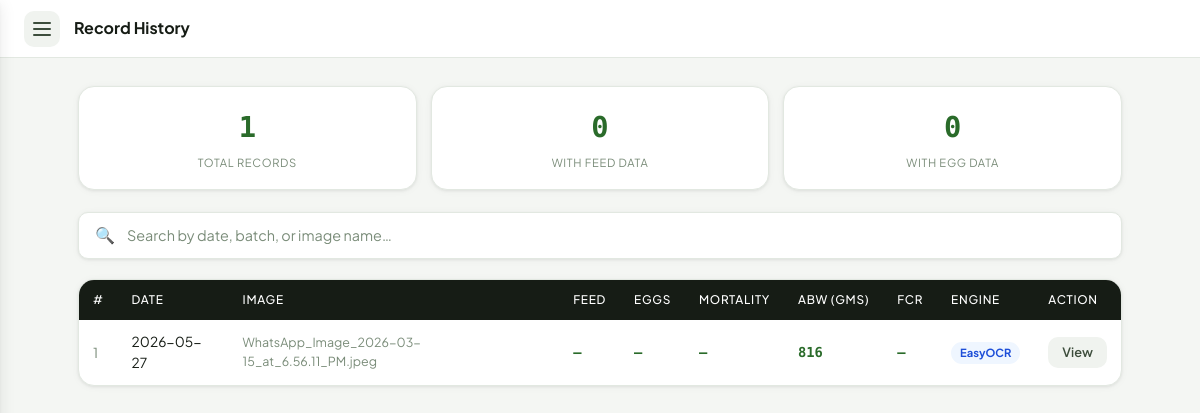
Screenshot of /history (signed in) with the database file from the repository.
### tables this page shows
CREATE TABLE records (
    id            INTEGER PRIMARY KEY AUTOINCREMENT,
    user_id       INTEGER NOT NULL REFERENCES users(id) ON DELETE CASCADE,
    image_name    TEXT,
    ocr_engine    TEXT,
    elapsed       REAL,
    -- Daily record fields
    feed          INTEGER,
    eggs          INTEGER,
    mortality     INTEGER,
    birds         INTEGER,
    date_field    TEXT,
    batch         TEXT,
    -- Growth register fields
    latest_abw    INTEGER,
    latest_fcr    REAL,
    abw_values    TEXT,   -- JSON array
    fcr_values    TEXT,   -- JSON array
    medicine_notes TEXT,  -- JSON array
    -- Raw text
    raw_text      TEXT,
    cleaned_text  TEXT,
    formatted     TEXT,
    -- Timestamps
    created_at    TEXT NOT NULL DEFAULT (strftime('%Y-%m-%d %H:%M:%S', 'now')),
    updated_at    TEXT NOT NULL DEFAULT (strftime('%Y-%m-%d %H:%M:%S', 'now'))
);

### app.py (the view)
@app.route("/history")
@login_required
def history():
    records = get_user_records(get_db(), session["user_id"], limit=100)
    return render_template("history.html", records=records,
                           user=session["username"])

### app.py (called while the page is built)
def login_required(f):
    @wraps(f)
    def dec(*a, **kw):
        if "user_id" not in session:
            flash("Please log in to continue.", "info")
            return redirect(url_for("login"))
        return f(*a, **kw)
    return dec

### database.py (called while the page is built)
def _connect() -> sqlite3.Connection:
    conn = sqlite3.connect(DB_PATH)
    conn.row_factory = sqlite3.Row   # rows behave like dicts
    return conn

def get_db() -> sqlite3.Connection:
    if 'db' not in g:
        g.db = _connect()
    return g.db

def get_user_records(db, user_id: int, limit: int = 50) -> list:
    rows = db.execute(
        "SELECT * FROM records WHERE user_id = ? ORDER BY created_at DESC LIMIT ?",
        [user_id, limit]
    ).fetchall()
    return [_deserialise_record(r) for r in rows]

def _deserialise_record(row) -> dict:
    d = dict(row)
    for key in ('abw_values', 'fcr_values', 'medicine_notes'):
        if d.get(key):
            try:
                d[key] = json.loads(d[key])
            except (json.JSONDecodeError, TypeError):
                d[key] = []
        else:
            d[key] = []
    return d

### templates/history.html (shortened to what this page needs)
{% extends "base.html" %}
{% block page_title %}Record History{% endblock %}
{% block content %}
<div class="stats-row">
  <div class="stat-box">
    <div class="sv">{{ records|length }}</div>
    <div class="sl">Total Records</div>
  </div>
  <div class="stat-box">
    <div class="sv">{{ records|selectattr('feed')|list|length }}</div>
    <div class="sl">With Feed Data</div>
  </div>
  <div class="stat-box">
    <div class="sv">{{ records|selectattr('eggs')|list|length }}</div>
    <div class="sl">With Egg Data</div>
  </div>
</div>
<div class="search-bar">
  <span>🔍</span>
  <input type="text" id="searchInput" placeholder="Search by date, batch, or image name…" oninput="filterRows()"/>
</div>
{% if records %}
<div class="card" style="overflow:hidden">
  <div style="overflow-x:auto">
    <table>
      <thead>
        <tr>
          <th>#</th>
          <th>Date</th>
          <th>Image</th>
          <th>Feed</th>
          <th>Eggs</th>
          <th>Mortality</th>
          <th>ABW (gms)</th>
          <th>FCR</th>
          <th>Engine</th>
          <th>Action</th>
        </tr>
      </thead>
      <tbody id="histBody">
        {% for rec in records %}
        <tr class="hist-row"
            data-search="{{ (rec.date_field or '') ~ ' ' ~ (rec.batch or '') ~ ' ' ~ (rec.image_name or '') | lower }}"
            onclick="loadRecord({{ rec.id }})">
          <td style="color:var(--ink3)">{{ loop.index }}</td>
          <td>{{ rec.date_field or rec.created_at[:10] or '—' }}</td>
          <td style="font-size:.78rem;color:var(--ink3)">{{ rec.image_name or '—' }}</td>
          <td class="mono">{{ rec.feed if rec.feed is not none else '—' }}</td>
          <td class="mono">{{ rec.eggs if rec.eggs is not none else '—' }}</td>
          <td class="mono">{{ rec.mortality if rec.mortality is not none else '—' }}</td>
          <td class="mono">{{ rec.latest_abw if rec.latest_abw is not none else '—' }}</td>
          <td class="mono">{{ rec.latest_fcr if rec.latest_fcr is not none else '—' }}</td>
          <td><span class="chip chip-b">{{ rec.ocr_engine or '—' }}</span></td>
          <td onclick="event.stopPropagation()">
            <a href="{{ url_for('history_detail', record_id=rec.id) }}"
               class="btn btn-ghost btn-sm">View</a>
          </td>
        </tr>
        {% endfor %}
      </tbody>
    </table>
  </div>
</div>
{% else %}
<div class="empty-state">
  <div class="es-icon">📭</div>
  <h3>No records yet</h3>
  <p>Upload a register image from the <a href="{{ url_for('dashboard') }}" style="color:var(--accent);font-weight:600">Dashboard</a> to get started.</p>
</div>
{% endif %}
{% endblock %}

### templates/base.html (shortened to what this page needs)
<!DOCTYPE html>
<html lang="en" data-theme="light">
<head>
</head>
<body>
{% if session.username %}
<header class="topbar">
  <div class="topbar-left">
    <button class="hamburger" onclick="toggleSidebar()" aria-label="Open menu">
      <span></span><span></span><span></span>
    </button>
    <div class="topbar-title">{% block page_title %}{% endblock %}</div>
  </div>
</header>
<main>
  <div class="page">
    {% block content %}{% endblock %}
  </div>
</main>
{% else %}
{% block auth_content %}{% endblock %}
{% endif %}
</body>
</html>

### templates/base.html (style rules this page uses)
:root { --bg: #F4F6F3; --surface: #FFFFFF; --surface2: #F0F3EF; --border: #E2E8E1; --border2: #CDD6CC; --ink: #161C15; --ink2: #3D4D3C; --ink3: #7A8C79; --accent: #2A6B2A; --accent-lt:#EBF4EB; --accent-mid:#4CAF50; --amber: #D97706; --amber-lt: #FFFBEB; --red: #DC2626; --red-lt: #FEF2F2; --blue: #1D4ED8; --blue-lt: #EFF6FF; --sidebar-w: 260px; --topbar-h: 58px; --r: 10px; --r-lg: 16px; --shadow: 0 1px 3px rgba(0,0,0,.07),0 1px 8px rgba(0,0,0,.04); --shadow-md: 0 4px 16px rgba(0,0,0,.09),0 2px 4px rgba(0,0,0,.04); --font: 'Plus Jakarta Sans', sans-serif; --mono: 'Fira Code', monospace; }
*,*::before,*::after { box-sizing:border-box;margin:0;padding:0; }
body { font-family:var(--font);background:var(--bg);color:var(--ink);min-height:100vh;line-height:1.55;transition:background .3s,color .3s; }
.topbar { height:var(--topbar-h);background:var(--surface);border-bottom:1px solid var(--border);display:flex;align-items:center;justify-content:space-between;padding:0 24px;position:sticky;top:0;z-index:100; }
.topbar-left { display:flex;align-items:center;gap:14px; }
.hamburger { width:36px;height:36px;border:none;background:var(--surface2);border-radius:var(--r);cursor:pointer;display:flex;align-items:center;justify-content:center;flex-direction:column;gap:4px;padding:8px;transition:background .15s; }
.hamburger span { display:block;width:18px;height:2px;background:var(--ink2);border-radius:2px; }
.topbar-title { font-size:1rem;font-weight:700;color:var(--ink); }
.page { padding:28px 28px 64px;max-width:1100px;margin:0 auto; }
.card { background:var(--surface);border:1px solid var(--border);border-radius:var(--r-lg);box-shadow:var(--shadow);overflow:hidden;margin-bottom:20px; }
.btn { display:inline-flex;align-items:center;gap:7px;padding:9px 20px;border-radius:var(--r);font-family:var(--font);font-size:.875rem;font-weight:600;cursor:pointer;border:none;text-decoration:none;transition:all .17s;white-space:nowrap; }
.btn-ghost { background:var(--surface2);color:var(--ink2); }
.btn-sm { padding:6px 14px;font-size:.8rem; }

### templates/history.html (style rules this page uses)
.search-bar { display:flex;align-items:center;gap:12px;background:var(--surface);border:1px solid var(--border);border-radius:var(--r);padding:10px 16px;margin-bottom:20px;box-shadow:var(--shadow); }
.search-bar input { flex:1;border:none;outline:none;font-family:var(--font);font-size:.9rem;color:var(--ink);background:transparent; }
.search-bar input::placeholder { color:var(--ink3); }
.stats-row { display:grid;grid-template-columns:repeat(auto-fit,minmax(140px,1fr));gap:14px;margin-bottom:22px; }
.stat-box { background:var(--surface);border:1px solid var(--border);border-radius:var(--r-lg);padding:18px;text-align:center;box-shadow:var(--shadow); }
.stat-box .sv { font-size:1.8rem;font-weight:800;font-family:var(--mono);color:var(--accent); }
.stat-box .sl { font-size:.7rem;color:var(--ink3);text-transform:uppercase;letter-spacing:.06em;margin-top:4px; }
table { width:100%;border-collapse:collapse;font-size:.86rem; }
thead th { background:var(--ink);color:#fff;padding:11px 14px;text-align:left;font-weight:500;font-size:.74rem;text-transform:uppercase;letter-spacing:.06em;white-space:nowrap; }
tbody tr { border-bottom:1px solid var(--border);transition:background .1s;cursor:pointer; }
tbody tr:last-child { border-bottom:none; }
td { padding:11px 14px;color:var(--ink); }
td.mono { font-family:var(--mono);font-weight:600;color:var(--accent); }
.chip { display:inline-block;padding:2px 9px;border-radius:12px;font-size:.7rem;font-weight:700; }
.chip-b { background:var(--blue-lt);color:var(--blue); }

### rows the page displays
records: created_at "2026-05-27", image_name "WhatsApp_Image_2026-03-15_at_6.56.11_PM.jpeg", feed "—", eggs "—", mortality "—", latest_abw "816", latest_fcr "—", ocr_engine "EasyOCR"

### other values shown
{{ records|length }} "1"
{{ records|selectattr('feed')|list|length }} "0"
{{ records|selectattr('eggs')|list|length }} "0"
